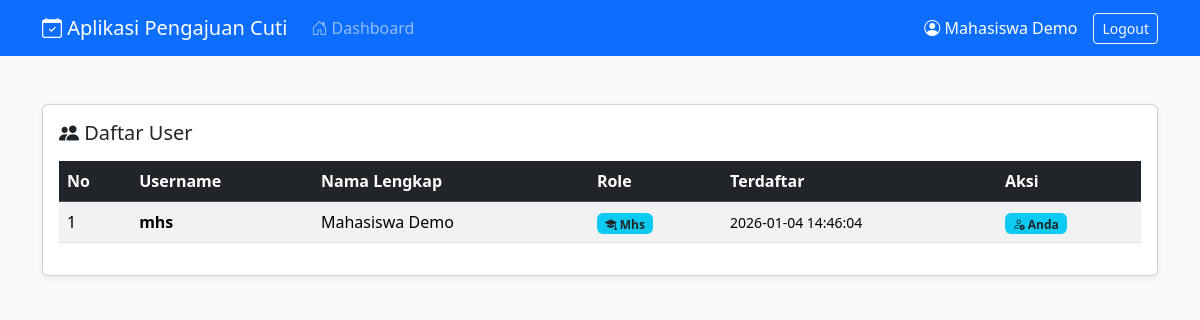
The page /users.php (signed in) on the database its author committed.
### tables this page shows
CREATE TABLE IF NOT EXISTS `users` (
  `id` INT(11) NOT NULL AUTO_INCREMENT,
  `username` VARCHAR(50) NOT NULL UNIQUE,
  `password` VARCHAR(255) NOT NULL,
  `namalengkap` VARCHAR(100) NOT NULL,
  `role` ENUM('admin', 'user', 'mahasiswa', 'dosen') NOT NULL DEFAULT 'user',
  `nim` VARCHAR(20) NULL,
  `created_at` TIMESTAMP NOT NULL DEFAULT CURRENT_TIMESTAMP,
  PRIMARY KEY (`id`),
  UNIQUE KEY `idx_nim_unique` (`nim`),
  INDEX `idx_username` (`username`)
);

### users.php (the view, shortened to what this page needs)
<?php
require_once __DIR__ . '/db.php';
function e(string $s): string
{
  return htmlspecialchars($s, ENT_QUOTES | ENT_SUBSTITUTE, 'UTF-8');
}
$user_id = (int) $_SESSION['user_id'];
$namalengkap = (string) ($_SESSION['namalengkap'] ?? '');
$user_role = (string) ($_SESSION['role'] ?? 'user');
$users_list = [];
if ($user_role === 'mahasiswa') {
  $stmt = $pdo->prepare('SELECT id, username, namalengkap, role, nim, created_at FROM users WHERE id = ?');
  $stmt->execute([$user_id]);
  $users_list = $stmt->fetchAll();
} else {
  $stmt = $pdo->prepare('SELECT id, username, namalengkap, role, nim, created_at FROM users ORDER BY created_at DESC');
  $stmt->execute();
  $users_list = $stmt->fetchAll();
}
?>
<!doctype html>
<html lang="id">
<head>
  <link href="https://cdn.jsdelivr.net/npm/bootstrap@5.3.2/dist/css/bootstrap.min.css" rel="stylesheet">
  <link href="https://cdn.jsdelivr.net/npm/bootstrap-icons@1.11.1/font/bootstrap-icons.css" rel="stylesheet">
</head>
<body class="bg-light">
  <nav class="navbar navbar-expand-lg navbar-dark bg-primary mb-4">
    <div class="container">
      <a class="navbar-brand" href="dashboard.php"><i class="bi bi-calendar-check"></i> Aplikasi Pengajuan Cuti</a>
      <div class="collapse navbar-collapse" id="navbarNav">
        <ul class="navbar-nav me-auto">
          <?php if ($user_role === 'mahasiswa'): ?>
            <li class="nav-item">
              <a class="nav-link" href="mahasiswa_dashboard.php"><i class="bi bi-house-door"></i> Dashboard</a>
            </li>
          <?php endif; ?>
        </ul>
        <div class="d-flex align-items-center text-white">
          <span class="me-3"><i class="bi bi-person-circle"></i> <?php echo e($namalengkap); ?></span>
          <a href="logout.php" class="btn btn-outline-light btn-sm">Logout</a>
        </div>
      </div>
    </div>
  </nav>
  <div class="container py-4">
    <div class="row">
    <div class="<?= $user_role === 'mahasiswa' ? 'col-12' : 'col-lg-8' ?>">
      <div class="card shadow-sm">
        <div class="card-body">
          <h5 class="card-title mb-3"><i class="bi bi-people-fill"></i> Daftar User</h5>
          <?php if (count($users_list) > 0): ?>
            <div class="table-responsive" id="users-table">
              <table class="table table-striped table-hover align-middle">
                <thead class="table-dark">
                  <tr>
                    <th>No</th>
                    <th>Username</th>
                    <th>Nama Lengkap</th>
                    <th>Role</th>
                    <th>Terdaftar</th>
                    <th>Aksi</th>
                  </tr>
                </thead>
                <tbody>
                  <?php foreach ($users_list as $i => $usr): ?>
                    <tr id="row-user-<?= $usr['id'] ?>">
                      <td><?= $i + 1 ?></td>
                      <td>
                        <strong><?= e($usr['username']) ?></strong>
                      </td>
                      <td><?= e($usr['namalengkap']) ?></td>
                      <td>
                        <?php if ($usr['role'] === 'admin'): ?>
                          <span class="badge bg-danger"><i class="bi bi-shield-fill"></i> Admin</span>
                        <?php elseif ($usr['role'] === 'mahasiswa'): ?>
                          <span class="badge bg-info text-dark"><i class="bi bi-mortarboard-fill"></i> Mhs</span>
                        <?php elseif ($usr['role'] === 'dosen'): ?>
                          <span class="badge bg-warning text-dark"><i class="bi bi-person-workspace"></i> Dosen</span>
                        <?php else: ?>
                          <span class="badge bg-secondary"><i class="bi bi-person"></i> User</span>
                        <?php endif; ?>
                      </td>
                      <td><small><?= e($usr['created_at']) ?></small></td>
                      <td>
                        <?php if ($usr['id'] !== $user_id && $user_role !== 'mahasiswa'): ?>
                          <button class="btn btn-sm btn-danger" hx-post="delete_user.php"
                            hx-vals='{"user_id": "<?= $usr['id'] ?>"}' hx-target="#row-user-<?= $usr['id'] ?>"
                            hx-swap="outerHTML" hx-confirm="Yakin ingin menghapus user <?= e($usr['username']) ?>?">
                            <i class="bi bi-trash"></i>
                          </button>
                        <?php else: ?>
                          <span class="badge bg-info text-dark"><i class="bi bi-person-check"></i>
                            <?= $usr['id'] === $user_id ? 'Anda' : '-' ?></span>
                        <?php endif; ?>
                      </td>
                    </tr>
                  <?php endforeach; ?>
                </tbody>
              </table>
            </div>
          <?php else: ?>
            <div class="alert alert-info">
              <i class="bi bi-info-circle"></i> Belum ada data user.
            </div>
          <?php endif; ?>
        </div>
      </div>
    </div>
  </div>
  </div>
</body>
</html>

### rows shown on the page
users: username "mhs", namalengkap "Mahasiswa Demo", role "mahasiswa" (drawn), created_at "2026-01-04 14:46:04", shows "Anda"

### other values the page prints
$namalengkap "Mahasiswa Demo"
